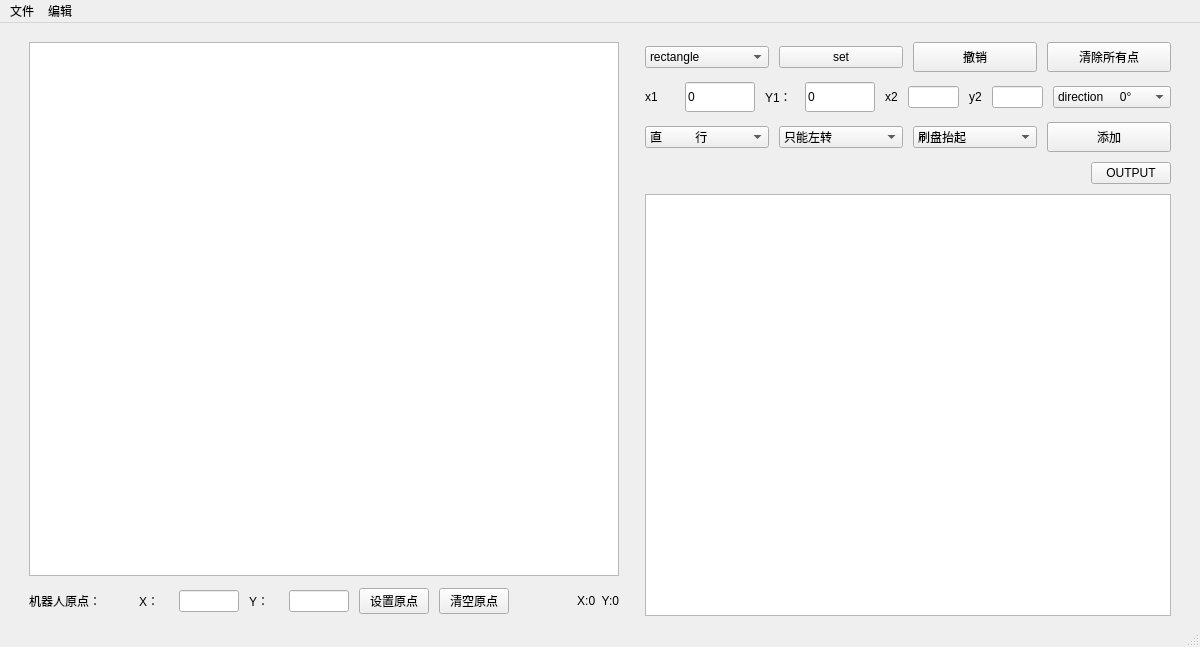
<?xml version="1.0" encoding="UTF-8"?>
<ui version="4.0">
 <class>MainWindow</class>
 <widget class="QMainWindow" name="MainWindow">
  <property name="geometry">
   <rect>
    <x>0</x>
    <y>0</y>
    <width>1200</width>
    <height>647</height>
   </rect>
  </property>
  <property name="windowTitle">
   <string>MainWindow</string>
  </property>
  <widget class="QWidget" name="centralwidget">
   <layout class="QHBoxLayout" name="horizontalLayout_5">
    <item>
     <layout class="QVBoxLayout" name="verticalLayout_2">
      <property name="spacing">
       <number>10</number>
      </property>
      <property name="leftMargin">
       <number>20</number>
      </property>
      <property name="topMargin">
       <number>10</number>
      </property>
      <property name="rightMargin">
       <number>10</number>
      </property>
      <item>
       <widget class="QGraphicsView" name="graphicsView_pic">
        <property name="minimumSize">
         <size>
          <width>580</width>
          <height>420</height>
         </size>
        </property>
       </widget>
      </item>
      <item>
       <layout class="QHBoxLayout" name="horizontalLayout_4">
        <item>
         <widget class="QLabel" name="label_6">
          <property name="minimumSize">
           <size>
            <width>100</width>
            <height>30</height>
           </size>
          </property>
          <property name="text">
           <string>机器人原点：</string>
          </property>
         </widget>
        </item>
        <item>
         <widget class="QLabel" name="label_4">
          <property name="minimumSize">
           <size>
            <width>30</width>
            <height>30</height>
           </size>
          </property>
          <property name="text">
           <string>X：</string>
          </property>
         </widget>
        </item>
        <item>
         <widget class="QLineEdit" name="lineEdit_zero_x">
          <property name="minimumSize">
           <size>
            <width>60</width>
            <height>0</height>
           </size>
          </property>
         </widget>
        </item>
        <item>
         <widget class="QLabel" name="label_5">
          <property name="minimumSize">
           <size>
            <width>30</width>
            <height>0</height>
           </size>
          </property>
          <property name="text">
           <string>Y：</string>
          </property>
         </widget>
        </item>
        <item>
         <widget class="QLineEdit" name="lineEdit_zero_y">
          <property name="minimumSize">
           <size>
            <width>60</width>
            <height>0</height>
           </size>
          </property>
         </widget>
        </item>
        <item>
         <widget class="QPushButton" name="pushButton_set_zero">
          <property name="minimumSize">
           <size>
            <width>70</width>
            <height>0</height>
           </size>
          </property>
          <property name="text">
           <string>设置原点</string>
          </property>
         </widget>
        </item>
        <item>
         <widget class="QPushButton" name="pushButton_clear_zero">
          <property name="minimumSize">
           <size>
            <width>70</width>
            <height>0</height>
           </size>
          </property>
          <property name="text">
           <string>清空原点</string>
          </property>
         </widget>
        </item>
        <item>
         <widget class="QLabel" name="label_xy">
          <property name="minimumSize">
           <size>
            <width>100</width>
            <height>30</height>
           </size>
          </property>
          <property name="text">
           <string>X:0  Y:0</string>
          </property>
          <property name="alignment">
           <set>Qt::AlignRight|Qt::AlignTrailing|Qt::AlignVCenter</set>
          </property>
         </widget>
        </item>
       </layout>
      </item>
     </layout>
    </item>
    <item>
     <layout class="QVBoxLayout" name="verticalLayout">
      <property name="spacing">
       <number>10</number>
      </property>
      <property name="leftMargin">
       <number>10</number>
      </property>
      <property name="topMargin">
       <number>10</number>
      </property>
      <property name="rightMargin">
       <number>20</number>
      </property>
      <property name="bottomMargin">
       <number>0</number>
      </property>
      <item>
       <layout class="QHBoxLayout" name="horizontalLayout_3">
        <item>
         <widget class="QComboBox" name="comboBox">
          <item>
           <property name="text">
            <string>rectangle</string>
           </property>
          </item>
          <item>
           <property name="text">
            <string>point</string>
           </property>
          </item>
          <item>
           <property name="text">
            <string>line</string>
           </property>
          </item>
         </widget>
        </item>
        <item>
         <widget class="QPushButton" name="pushButton">
          <property name="text">
           <string>set</string>
          </property>
         </widget>
        </item>
        <item>
         <widget class="QPushButton" name="pushButton_cancel">
          <property name="minimumSize">
           <size>
            <width>70</width>
            <height>30</height>
           </size>
          </property>
          <property name="text">
           <string>撤销</string>
          </property>
         </widget>
        </item>
        <item>
         <widget class="QPushButton" name="pushButton_clear">
          <property name="minimumSize">
           <size>
            <width>70</width>
            <height>30</height>
           </size>
          </property>
          <property name="text">
           <string>清除所有点</string>
          </property>
         </widget>
        </item>
       </layout>
      </item>
      <item>
       <layout class="QHBoxLayout" name="horizontalLayout">
        <item>
         <widget class="QLabel" name="label_2">
          <property name="minimumSize">
           <size>
            <width>30</width>
            <height>30</height>
           </size>
          </property>
          <property name="text">
           <string>x1</string>
          </property>
         </widget>
        </item>
        <item>
         <widget class="QLineEdit" name="lineEdit_x">
          <property name="minimumSize">
           <size>
            <width>70</width>
            <height>30</height>
           </size>
          </property>
          <property name="text">
           <string>0</string>
          </property>
         </widget>
        </item>
        <item>
         <widget class="QLabel" name="label_3">
          <property name="minimumSize">
           <size>
            <width>30</width>
            <height>0</height>
           </size>
          </property>
          <property name="text">
           <string>Y1：</string>
          </property>
         </widget>
        </item>
        <item>
         <widget class="QLineEdit" name="lineEdit_y">
          <property name="minimumSize">
           <size>
            <width>70</width>
            <height>30</height>
           </size>
          </property>
          <property name="text">
           <string>0</string>
          </property>
         </widget>
        </item>
        <item>
         <widget class="QLabel" name="label">
          <property name="text">
           <string>x2</string>
          </property>
         </widget>
        </item>
        <item>
         <widget class="QLineEdit" name="lineEdit"/>
        </item>
        <item>
         <widget class="QLabel" name="label_7">
          <property name="text">
           <string>y2</string>
          </property>
         </widget>
        </item>
        <item>
         <widget class="QLineEdit" name="lineEdit_2"/>
        </item>
        <item>
         <widget class="QComboBox" name="comboBox_direction">
          <property name="currentIndex">
           <number>0</number>
          </property>
          <property name="maxVisibleItems">
           <number>10</number>
          </property>
          <item>
           <property name="text">
            <string>direction     0°</string>
           </property>
          </item>
          <item>
           <property name="text">
            <string>direction     +90°</string>
           </property>
          </item>
          <item>
           <property name="text">
            <string>direction     -90°</string>
           </property>
          </item>
          <item>
           <property name="text">
            <string>direction     180°</string>
           </property>
          </item>
         </widget>
        </item>
       </layout>
      </item>
      <item>
       <layout class="QHBoxLayout" name="horizontalLayout_2">
        <item>
         <widget class="QComboBox" name="comboBox_turn">
          <item>
           <property name="text">
            <string>直          行</string>
           </property>
          </item>
          <item>
           <property name="text">
            <string>左转    90°</string>
           </property>
          </item>
          <item>
           <property name="text">
            <string>左转  180°</string>
           </property>
          </item>
          <item>
           <property name="text">
            <string>右转    90°</string>
           </property>
          </item>
          <item>
           <property name="text">
            <string>右转  180°</string>
           </property>
          </item>
         </widget>
        </item>
        <item>
         <widget class="QComboBox" name="comboBox_policy">
          <item>
           <property name="text">
            <string>只能左转</string>
           </property>
          </item>
          <item>
           <property name="text">
            <string>只能右转</string>
           </property>
          </item>
          <item>
           <property name="text">
            <string>优先左转</string>
           </property>
          </item>
          <item>
           <property name="text">
            <string>优先右转</string>
           </property>
          </item>
         </widget>
        </item>
        <item>
         <widget class="QComboBox" name="comboBox_brush">
          <item>
           <property name="text">
            <string>刷盘抬起</string>
           </property>
          </item>
          <item>
           <property name="text">
            <string>刷盘放下</string>
           </property>
          </item>
         </widget>
        </item>
        <item>
         <widget class="QPushButton" name="pushButton_add">
          <property name="minimumSize">
           <size>
            <width>70</width>
            <height>30</height>
           </size>
          </property>
          <property name="text">
           <string>添加</string>
          </property>
         </widget>
        </item>
       </layout>
      </item>
      <item>
       <layout class="QHBoxLayout" name="horizontalLayout_7">
        <item>
         <spacer name="horizontalSpacer">
          <property name="orientation">
           <enum>Qt::Horizontal</enum>
          </property>
          <property name="sizeHint" stdset="0">
           <size>
            <width>40</width>
            <height>20</height>
           </size>
          </property>
         </spacer>
        </item>
        <item>
         <widget class="QPushButton" name="pushButton_2">
          <property name="text">
           <string>OUTPUT</string>
          </property>
         </widget>
        </item>
       </layout>
      </item>
      <item>
       <widget class="QTableWidget" name="tableWidget">
        <property name="minimumSize">
         <size>
          <width>300</width>
          <height>300</height>
         </size>
        </property>
       </widget>
      </item>
     </layout>
    </item>
   </layout>
  </widget>
  <widget class="QMenuBar" name="menubar">
   <property name="geometry">
    <rect>
     <x>0</x>
     <y>0</y>
     <width>1200</width>
     <height>31</height>
    </rect>
   </property>
   <widget class="QMenu" name="menu">
    <property name="title">
     <string>文件</string>
    </property>
    <addaction name="action_openfile"/>
    <addaction name="action_waypoint_open"/>
   </widget>
   <widget class="QMenu" name="menu_2">
    <property name="title">
     <string>编辑</string>
    </property>
    <addaction name="action_waypoint_save"/>
    <addaction name="action_big"/>
    <addaction name="action_small"/>
   </widget>
   <addaction name="menu"/>
   <addaction name="menu_2"/>
  </widget>
  <widget class="QStatusBar" name="statusbar"/>
  <action name="action_openfile">
   <property name="text">
    <string>打开地图</string>
   </property>
  </action>
  <action name="action_waypoint_open">
   <property name="text">
    <string>打开waypoints</string>
   </property>
  </action>
  <action name="action_waypoint_save">
   <property name="text">
    <string>保存waypoint</string>
   </property>
  </action>
  <action name="action_big">
   <property name="text">
    <string>放大</string>
   </property>
  </action>
  <action name="action_small">
   <property name="text">
    <string>缩小</string>
   </property>
  </action>
 </widget>
 <resources/>
 <connections/>
</ui>
